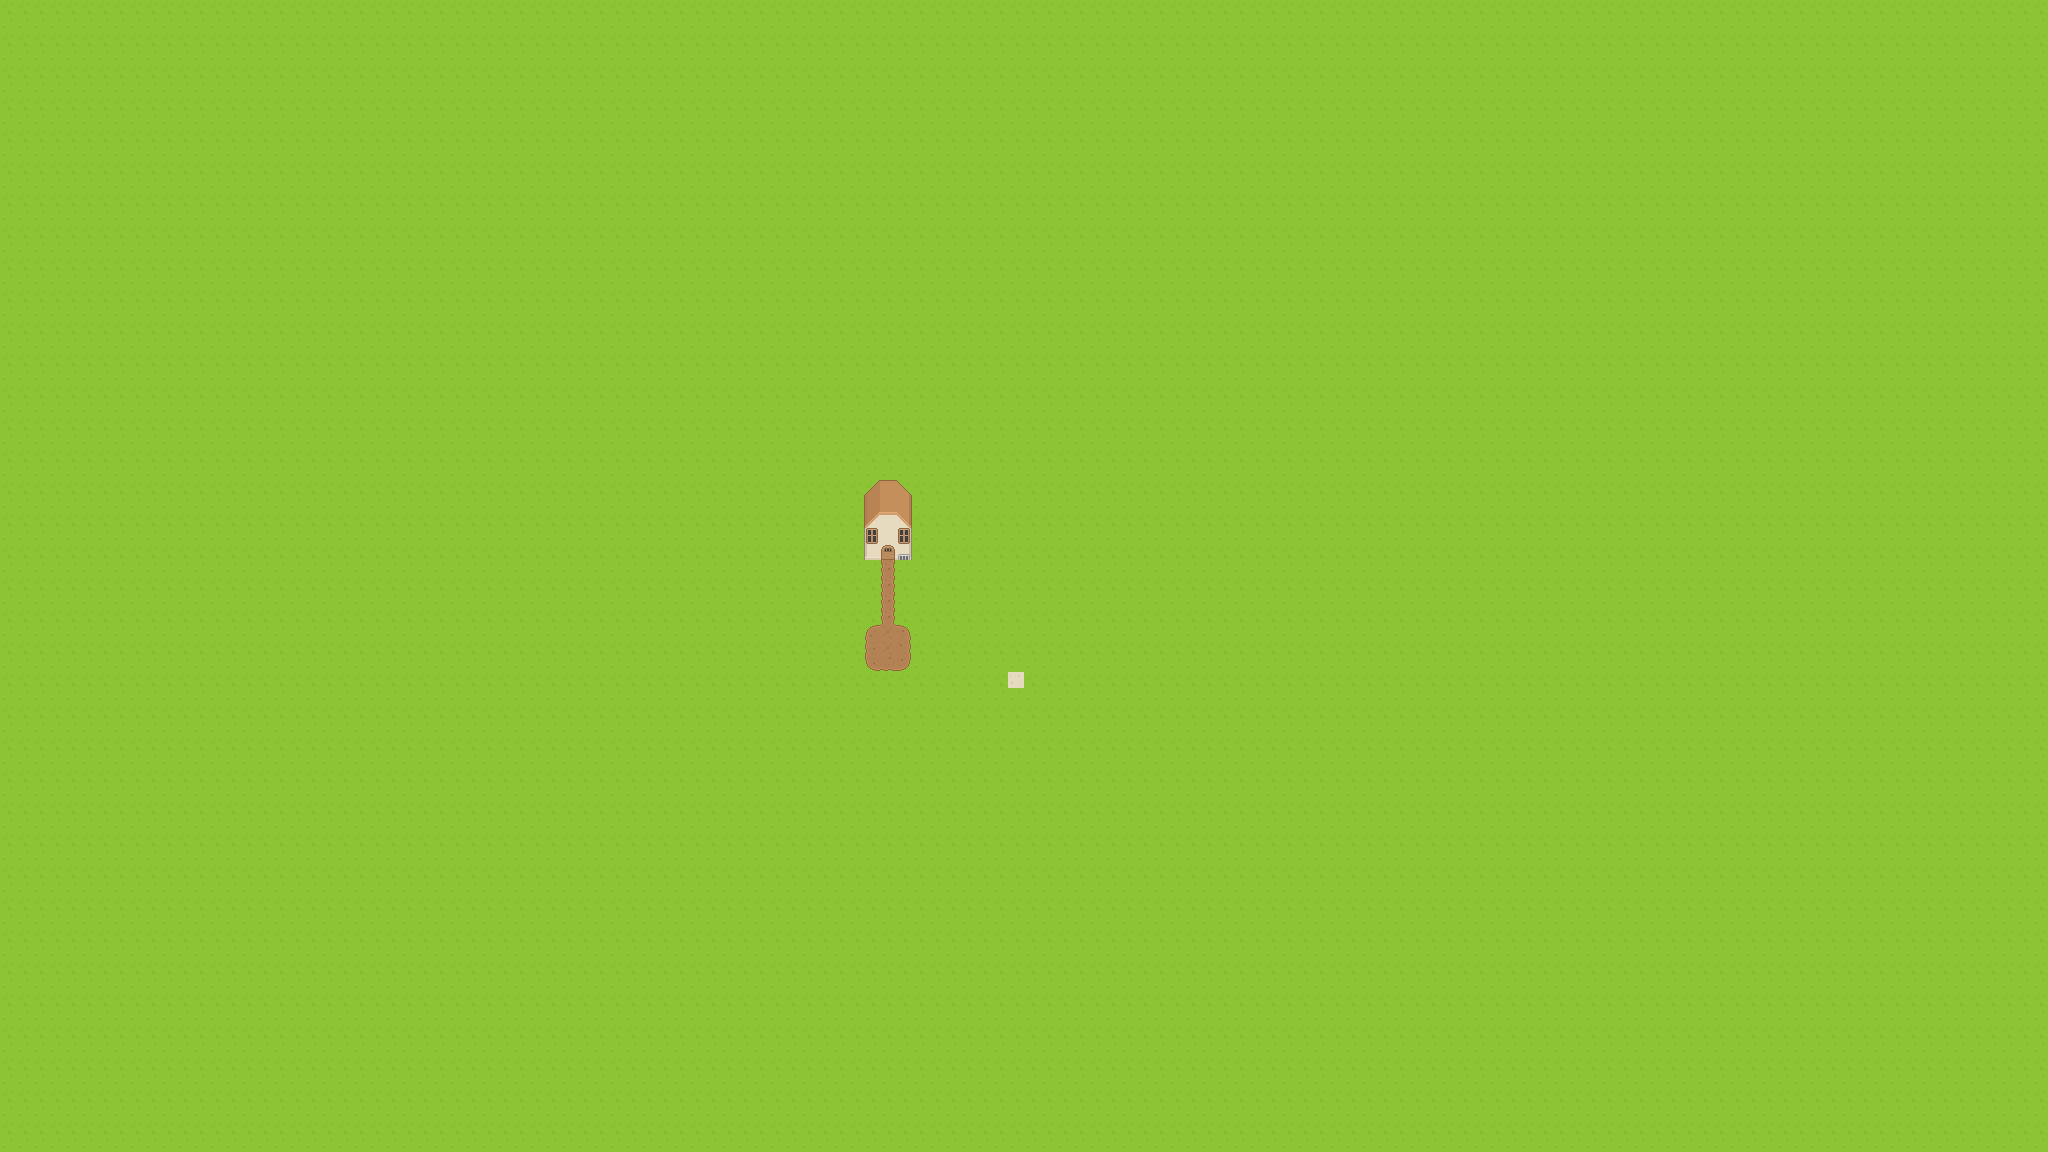

Tiled map render using the project's own tile images. Description and the map definition, with tile-layer contents summarised, below:
An orthogonal 128x72 tile map with 16x16 px tiles, 6 tile layers (ground, on-ground, walls, on-walls, ...) and 1 object.

<map version="1.2" tiledversion="1.2.2" orientation="orthogonal" renderorder="right-down" width="128" height="72" tilewidth="16" tileheight="16" infinite="0" nextlayerid="14" nextobjectid="2">
 <tileset firstgid="1" source="../tiles/roguelikeSheet.tsx" />
 <layer id="7" name="ground" width="128" height="72">
  <data>[9216 cells, 9216 non-empty, 2 distinct tile ids]</data>
 </layer>
 <layer id="9" name="on-ground" width="128" height="72">
  <data>[9216 cells, 14 non-empty, 10 distinct tile ids]</data>
 </layer>
 <layer id="10" name="walls" width="128" height="72">
  <data>[9216 cells, 9 non-empty, 9 distinct tile ids]</data>
 </layer>
 <layer id="12" name="on-walls" width="128" height="72">
  <data>[9216 cells, 4 non-empty, 3 distinct tile ids]</data>
 </layer>
 <objectgroup id="13" name="objects">
  <object id="1" gid="20" x="1136" y="336" width="16" height="16" />
 </objectgroup>
 <layer id="8" name="main" width="128" height="72">
  <data>[9216 cells, 0 non-empty, 0 distinct tile ids]</data>
 </layer>
 <layer id="11" name="roofs" width="128" height="72">
  <data>[9216 cells, 9 non-empty, 9 distinct tile ids]</data>
 </layer>
</map>
